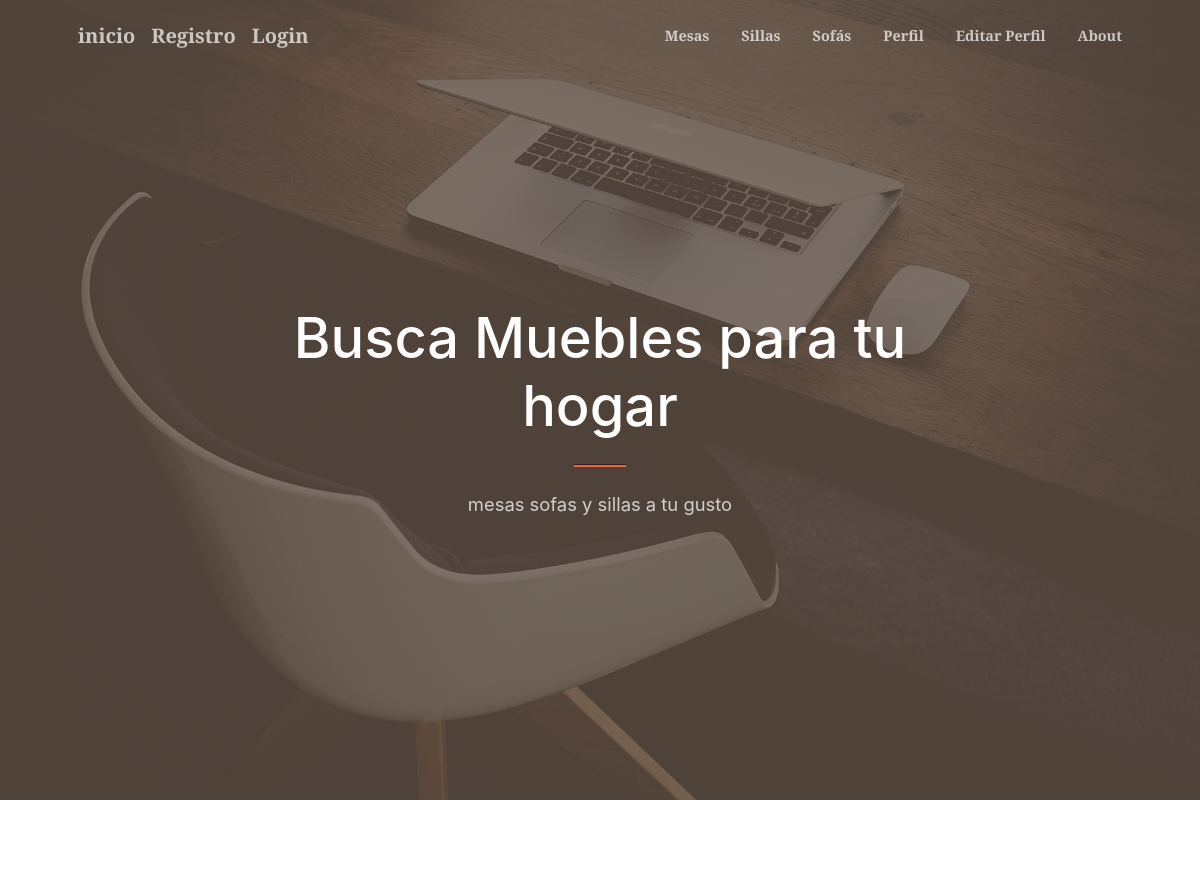
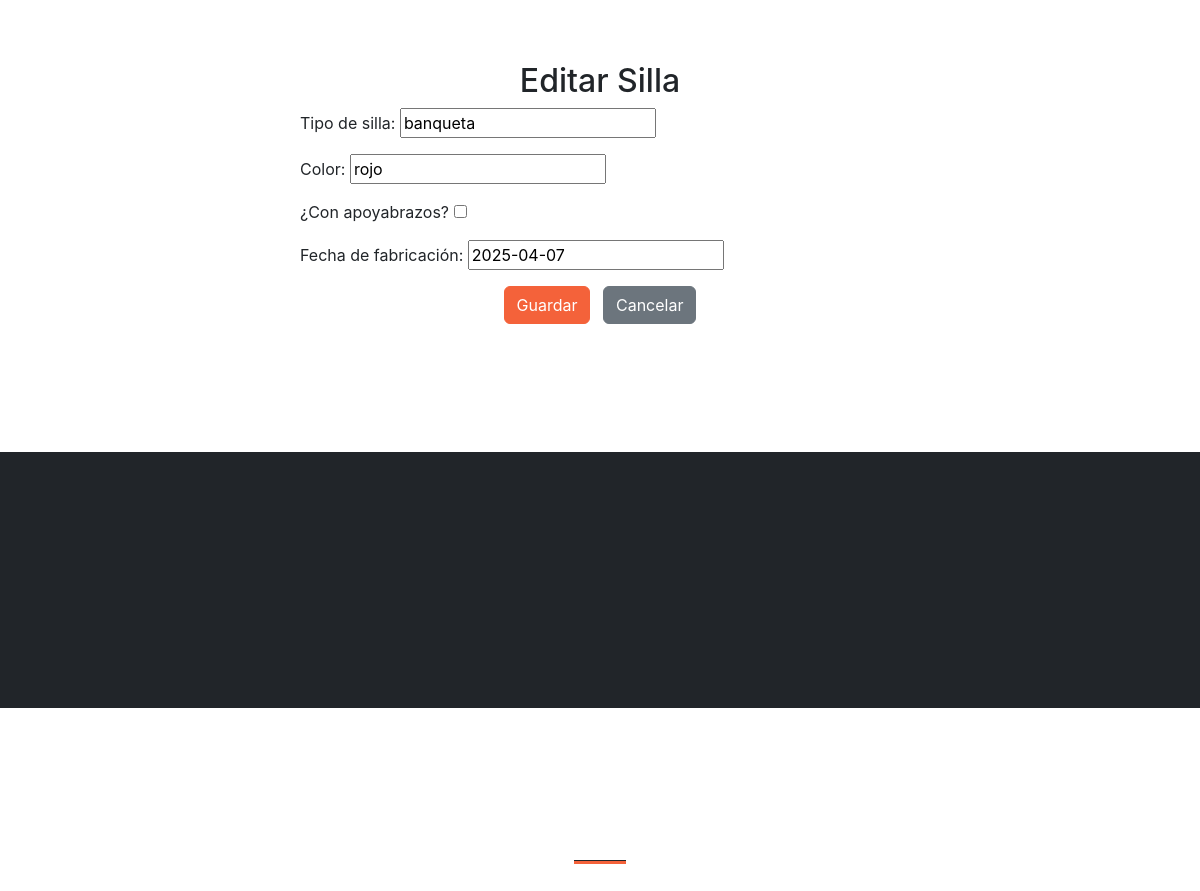
Screenshot of /sillas/2/editar/ with the database file from the repository (2 pictures, top to bottom).
### mi_primer_app/models.py (models this page shows)
class Silla(models.Model):
    tipo              = models.CharField(max_length=50)
    color             = models.CharField(max_length=50)
    apoya_brazos      = models.BooleanField()
    fecha_fabricacion = models.DateField()

### mi_primer_app/views.py (the view)
# urls.py: path('sillas/<int:pk>/editar/', SillaUpdateView.as_view(), name='silla-actualizar'),
class SillaUpdateView(UpdateView):
    model = Silla
    form_class = SillaForm
    template_name = 'mi_primer_app/silla_actualizar.html'
    success_url = '/sillas/'

### mi_primer_app/forms.py
class SillaForm(forms.ModelForm):
    class Meta:
        model = Silla
        fields = ['tipo', 'color', 'apoya_brazos', 'fecha_fabricacion']
        labels = {
            'tipo': 'Tipo de silla',
            'color': 'Color',
            'apoya_brazos': '¿Con apoyabrazos?',
            'fecha_fabricacion': 'Fecha de fabricación',
        }

### mi_primer_app/templates/mi_primer_app/silla_actualizar.html (shortened to what this page needs)
{% extends "padre.html" %}
{% block content %}
<section class="page-section" id="silla-actualizar">
  <div class="container px-4 px-lg-5">
    <h2 class="text-center mt-4">Editar Silla</h2>
    <form method="post" class="mx-auto" style="max-width: 600px;">
      {{ form.as_p }}
      <div class="text-center mt-3">
        <button type="submit" class="btn btn-primary">Guardar</button>
        <a href="{% url 'silla-detalle' silla.pk %}" class="btn btn-secondary ms-2">Cancelar</a>
      </div>
    </form>
  </div>
</section>
{% endblock %}

### rows the page displays
Silla: tipo "banqueta", color "rojo", fecha_fabricacion "2025-04-07"
